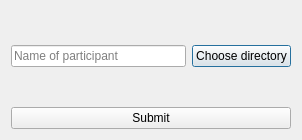
<?xml version="1.0" encoding="UTF-8"?>
<ui version="4.0">
 <class>survey_config_dialog</class>
 <widget class="QDialog" name="survey_config_dialog">
  <property name="geometry">
   <rect>
    <x>0</x>
    <y>0</y>
    <width>302</width>
    <height>140</height>
   </rect>
  </property>
  <property name="windowTitle">
   <string>Dialog</string>
  </property>
  <layout class="QVBoxLayout" name="verticalLayout">
   <item>
    <layout class="QHBoxLayout" name="horizontalLayout">
     <item>
      <layout class="QVBoxLayout" name="verticalLayout_3">
       <item>
        <spacer name="verticalSpacer">
         <property name="orientation">
          <enum>Qt::Vertical</enum>
         </property>
         <property name="sizeHint" stdset="0">
          <size>
           <width>20</width>
           <height>40</height>
          </size>
         </property>
        </spacer>
       </item>
       <item>
        <widget class="QLineEdit" name="participant_name_line_edit">
         <property name="placeholderText">
          <string>Name of participant</string>
         </property>
        </widget>
       </item>
       <item>
        <spacer name="verticalSpacer_2">
         <property name="orientation">
          <enum>Qt::Vertical</enum>
         </property>
         <property name="sizeHint" stdset="0">
          <size>
           <width>20</width>
           <height>40</height>
          </size>
         </property>
        </spacer>
       </item>
      </layout>
     </item>
     <item>
      <layout class="QVBoxLayout" name="verticalLayout_2">
       <item>
        <spacer name="verticalSpacer_3">
         <property name="orientation">
          <enum>Qt::Vertical</enum>
         </property>
         <property name="sizeHint" stdset="0">
          <size>
           <width>20</width>
           <height>40</height>
          </size>
         </property>
        </spacer>
       </item>
       <item>
        <widget class="QPushButton" name="survey_chooe_directory_button">
         <property name="text">
          <string>Choose directory</string>
         </property>
        </widget>
       </item>
       <item>
        <spacer name="verticalSpacer_4">
         <property name="orientation">
          <enum>Qt::Vertical</enum>
         </property>
         <property name="sizeHint" stdset="0">
          <size>
           <width>20</width>
           <height>40</height>
          </size>
         </property>
        </spacer>
       </item>
      </layout>
     </item>
    </layout>
   </item>
   <item>
    <widget class="QPushButton" name="submit_survey_config_button">
     <property name="text">
      <string>Submit</string>
     </property>
    </widget>
   </item>
  </layout>
 </widget>
 <resources/>
 <connections/>
</ui>
